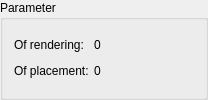
                    <widget class="QGroupBox" name="groupBox_10">
                     <property name="sizePolicy">
                      <sizepolicy hsizetype="Preferred" vsizetype="Fixed">
                       <horstretch>0</horstretch>
                       <verstretch>0</verstretch>
                      </sizepolicy>
                     </property>
                     <property name="minimumSize">
                      <size>
                       <width>0</width>
                       <height>62</height>
                      </size>
                     </property>
                     <property name="maximumSize">
                      <size>
                       <width>180</width>
                       <height>16777215</height>
                      </size>
                     </property>
                     <property name="title">
                      <string>Parameter</string>
                     </property>
                     <layout class="QGridLayout" name="gridLayout_12">
                      <property name="spacing">
                       <number>5</number>
                      </property>
                      <item row="0" column="0">
                       <widget class="QLabel" name="label_27">
                        <property name="font">
                         <font>
                          <weight>50</weight>
                          <bold>false</bold>
                         </font>
                        </property>
                        <property name="text">
                         <string>Of rendering:</string>
                        </property>
                       </widget>
                      </item>
                      <item row="1" column="0">
                       <widget class="QLabel" name="label_28">
                        <property name="font">
                         <font>
                          <weight>50</weight>
                          <bold>false</bold>
                         </font>
                        </property>
                        <property name="text">
                         <string>Of placement:</string>
                        </property>
                       </widget>
                      </item>
                      <item row="0" column="1">
                       <widget class="QLabel" name="avParamRend">
                        <property name="sizePolicy">
                         <sizepolicy hsizetype="Fixed" vsizetype="Fixed">
                          <horstretch>0</horstretch>
                          <verstretch>0</verstretch>
                         </sizepolicy>
                        </property>
                        <property name="minimumSize">
                         <size>
                          <width>100</width>
                          <height>0</height>
                         </size>
                        </property>
                        <property name="maximumSize">
                         <size>
                          <width>100</width>
                          <height>16777215</height>
                         </size>
                        </property>
                        <property name="font">
                         <font>
                          <weight>50</weight>
                          <bold>false</bold>
                         </font>
                        </property>
                        <property name="text">
                         <string>0</string>
                        </property>
                        <property name="textInteractionFlags">
                         <set>Qt::LinksAccessibleByMouse|Qt::TextSelectableByKeyboard|Qt::TextSelectableByMouse</set>
                        </property>
                       </widget>
                      </item>
                      <item row="1" column="1">
                       <widget class="QLabel" name="avParamRot">
                        <property name="sizePolicy">
                         <sizepolicy hsizetype="Fixed" vsizetype="Fixed">
                          <horstretch>0</horstretch>
                          <verstretch>0</verstretch>
                         </sizepolicy>
                        </property>
                        <property name="minimumSize">
                         <size>
                          <width>100</width>
                          <height>0</height>
                         </size>
                        </property>
                        <property name="maximumSize">
                         <size>
                          <width>100</width>
                          <height>16777215</height>
                         </size>
                        </property>
                        <property name="font">
                         <font>
                          <weight>50</weight>
                          <bold>false</bold>
                         </font>
                        </property>
                        <property name="text">
                         <string>0</string>
                        </property>
                        <property name="textInteractionFlags">
                         <set>Qt::LinksAccessibleByMouse|Qt::TextSelectableByKeyboard|Qt::TextSelectableByMouse</set>
                        </property>
                       </widget>
                      </item>
                     </layout>
                    </widget>
